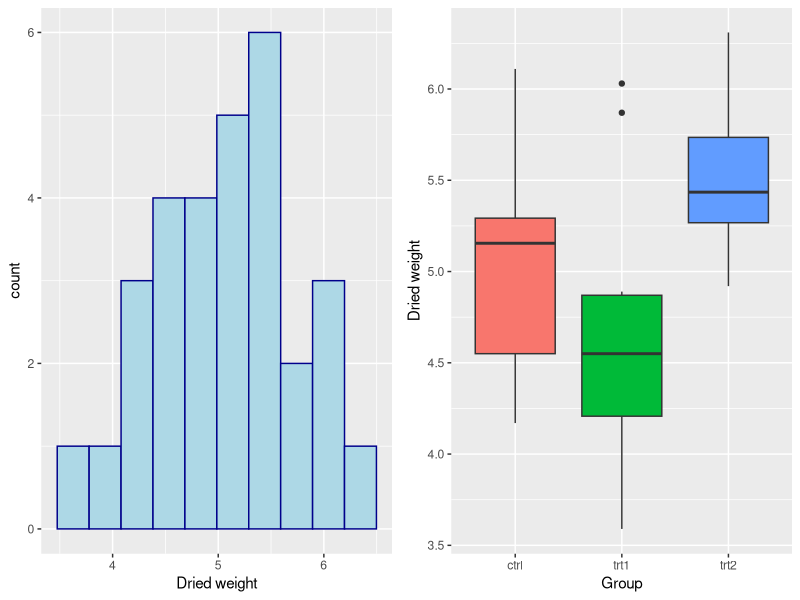
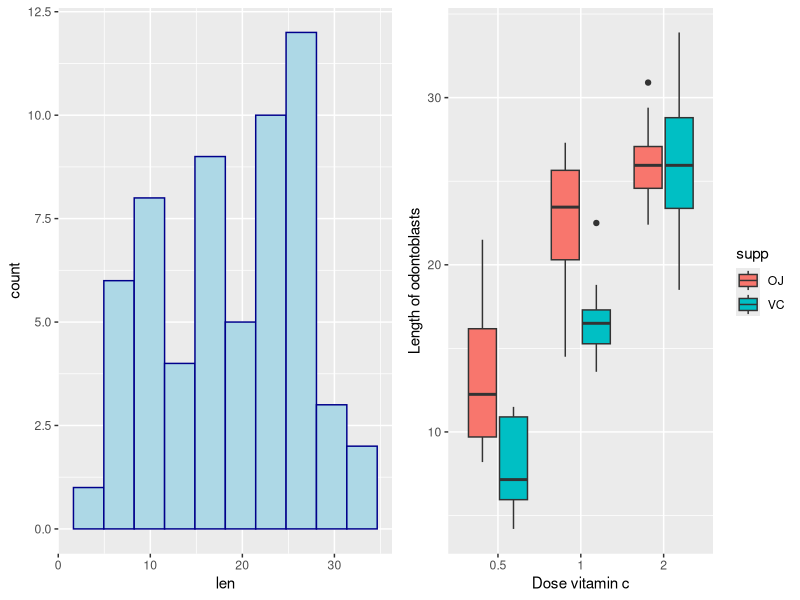

Write R code to recreate these figures, in order.
# ---------------------------------------------------------------------------------
# Clase 14 - Script Anova y posteriores
# Dr. José Gallardo y Dra. Angélica Rueda
# 15 Octubre 2022
# Diplomado Análisis de datos con R e investigación reproducible para Biociencias.
# ---------------------------------------------------------------------------------

# PAQUETES
library(ggplot2)
library(dplyr)
library(knitr)
library(broom)
library(lmtest)
library(car)
library(gridExtra)

# ESTUDIO DE CASO: CRECIMIENTO DE PLANTAS

rm(list = ls())

help(PlantGrowth)

my_data <- PlantGrowth
table(my_data$group)
colnames(my_data) <- c("Dried weight","Group")

p <-  ggplot(my_data, aes(x=`Dried weight`)) +
  geom_histogram(color="darkblue", fill="lightblue", bins = 10)

q <- my_data%>% 
  ggplot(aes(x=Group,y=`Dried weight`,fill=Group))+
  geom_boxplot()+
  theme(legend.position="none")+
  labs(x="Group",y="Dried weight")


grid.arrange(p, q, ncol=2, nrow =1)

# ajusta modelo lineal
res.aov <- lm(`Dried weight` ~ Group, data = my_data)

# Realiza inferencia con anova
anova(res.aov)
kable(anova(res.aov))

# Realiza prueba de comparaciones múltiples
fit_anova <- aov(res.aov)
tk <- TukeyHSD(fit_anova)
tk

tidy(tk) %>% kable(caption = "Prueba de Tukey.", digits=2,
                   col.names=c("Trat.","Contraste", "H0",
                               "Diferencia", "IC-bajo","IC-alto",
                               "p-ajustado"))

# Imprime anova como modelo lineal
summary(res.aov)

# Imprime anova como modelo lineal sin intercepto 
res.aov1 <- lm(`Dried weight` ~ -1 + Group, data = my_data)
summary(res.aov1)

# ESTUDIO DE CASO: GUINEA PIGS

help(ToothGrowth)
my_data1 <- ToothGrowth
summary(my_data1)

my_data1$dose <- as.factor(my_data1$dose)
summary(my_data1)
table(my_data1$supp, my_data1$dose)

p <-  ggplot(my_data1, aes(x=len)) +
  geom_histogram(color="darkblue", fill="lightblue", bins = 10)

q<- my_data1%>% 
  ggplot(aes(x=dose,y=len,fill=supp))+
  geom_boxplot()+
  labs(x="Dose vitamin c",y="Length of odontoblasts")

grid.arrange(p, q, ncol=2, nrow =1)

# Anova de dos vías con interacción
res.aov2 <- aov(len ~ dose * supp,
                data = my_data1)

# Imprime resultado anova
anova(res.aov2)

# Imprime resultado en formato tabla.
anova(res.aov2)%>% kable(caption = "Anova de dos vías con interacción.",
                         digits=3)
